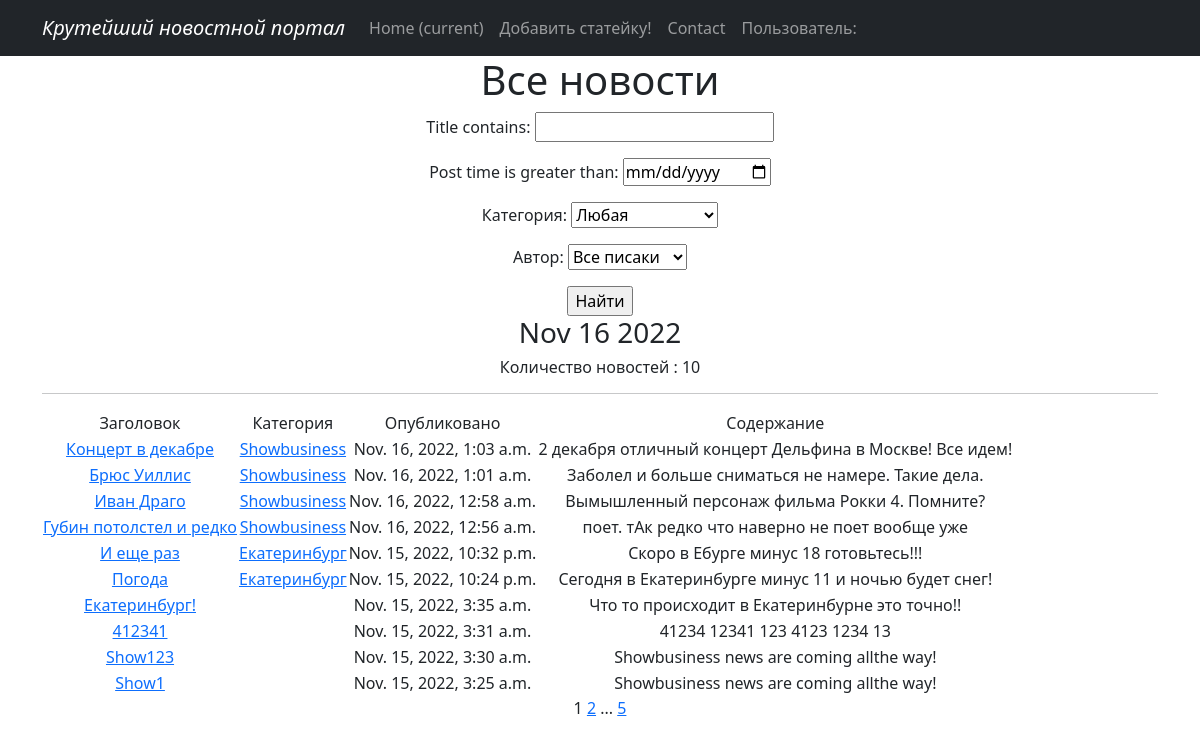
Page /news/ on the committed database.
### News/models.py (models this page shows, shortened)
class Post(models.Model):
    author = models.ForeignKey(Author, on_delete=models.CASCADE)
    post_time = models.DateTimeField(auto_now_add = True)
    post_type = models.CharField(max_length=3, choices = CHOICES, default = news)
    title = models.CharField(max_length=255)
    content = models.TextField()
    post_rating = models.IntegerField(default=0)
    category = models.ManyToManyField(Category, through = 'PostCategory')

class Category(models.Model):
    category_name = models.CharField(max_length=255, unique = True, null=True, blank=True)
    subscribers = models.ManyToManyField(User, related_name ='categories',) #null=True, blank = True# )
    def __str__(self):
       return f'{self.category_name}'

### News/views.py (the view)
# urls.py: path('', PostList.as_view(), name= 'post_list'),
class PostList(ListView):
    model = Post
    ordering = '-post_time'
    template_name = 'posts.html'
    context_object_name = 'posts'
    paginate_by = 10
    def get_queryset(self):
        queryset = super().get_queryset()
        self.filterset = PostFilter(self.request.GET, queryset)
        return self.filterset.qs
    def get_context_data(self, **kwargs):
        context = super().get_context_data(**kwargs)
        context['time_now'] = datetime.utcnow()
        context['filterset'] = self.filterset
        return context

### News/models.py (called while the page is built)
    def __str__(self):
        return f'{self.user.username}'

### News/templatetags/custom_filters.py (called while the page is built)
@register.filter()
def cenzura(value):
    for word in Slovechki:
        value = value.replace(word, '*' * len(word))
    return value

### News/templatetags/custom_tags.py (called while the page is built)
@register.simple_tag(takes_context=True)
def url_replace(context, **kwargs):
   d = context['request'].GET.copy()
   for k, v in kwargs.items():
       d[k] = v
   return d.urlencode()

### templates/posts.html (shortened to what this page needs)
{% extends 'flatpages/default.html' %}
{% load custom_filters %}
{% load custom_tags %}
{% block content %}
   <h1>Все новости</h1>
   <form action="" method="get">
       {{ filterset.form.as_p }}
       <input type="submit" value="Найти" />
   </form>
   <h3>{{ time_now|date:'M d Y' }}</h3>
   <h6> Количество новостей : {{ posts | length }} </h6>
   <hr>
   {% if posts %}
       <table>
           <tr>
               <td>Заголовок</td>
               <td>Категория </td>
               <td>Опубликовано</td>
               <td>Содержание</td>
           </tr>
           {% for Post in posts %}
           <tr>
               <td> <a  href ="{{Post.id}} "> {{ Post.title | cenzura }}</a>  </td>
               <td> {% for category in Post.category.all %}
                    <a  href ="{% url 'category_list' category.id %}"> {{ category}}</a>
                    {% endfor %} </td>
               <td>{{ Post.post_time }}</td>
               <td>{{ Post.content | truncatewords:10 | cenzura }}</td>
           </tr>
           {% endfor %}
       </table>
   {% else %}
       <h2>Новости не найдены!</h2>
   {% endif %}
   {{ page_obj.number }}
   {% if page_obj.has_next %}
       <a href="?{% url_replace page=page_obj.next_page_number %}">{{ page_obj.next_page_number }}</a>
       {% if paginator.num_pages != page_obj.next_page_number %}
           ...
           <a href="?{% url_replace page=page_obj.paginator.num_pages %}">{{ page_obj.paginator.num_pages }}</a>
       {% endif %}
   {% endif %}
{% endblock content %}

### templates/flatpages/default.html (shortened to what this page needs)
<!DOCTYPE html>
<html lang="en">
    <head>
        {% load static %}
       <link href="{% static 'css/styles.css' %}" rel="stylesheet" />
    </head>
    <body>
        <nav class="navbar navbar-expand-lg navbar-dark bg-dark static-top">
           <div class="container">
               <a class="navbar-brand" href="/news"><i> Крутейший новостной портал  </i></a>
               <div class="collapse navbar-collapse" id="navbarResponsive">
                   <ul class="navbar-nav ml-auto">
                       <li class="nav-item active">
                           <a class="nav-link" href="/news">Home
                               <span class="sr-only">(current)</span>
                           </a>
                       </li>
                       <li class="nav-item">
                           <a class="nav-link" href="/news/create/">Добавить статейку!</a>
                       </li>
                       <li class="nav-item">
                           <a class="nav-link" href="/contacts/">Contact</a>
                       </li>
                       <li class="nav-item">
                           <a class="nav-link" href="/news/index"> Пользователь: {{request.user.username}} </a>
                       </li>
                   </ul>
               </div>
           </div>
        </nav>
        <div class="container">
            <div class="row">
                <div class="col-lg-12 text-center">
                       {% block content %}{% endblock content %}
                </div>
            </div>
        </div>
    </body>
</html>

### rows in the picture
Post: title|cenzura "Концерт в декабре", post_time "Nov. 16, 2022, 1:03 a.m.", content|cenzura "2 декабря отличный концерт Дельфина в Москве! Все идем!"
Category: category_name "Showbusiness"
Post: title|cenzura "Брюс Уиллис", post_time "Nov. 16, 2022, 1:01 a.m.", content|cenzura "Заболел и больше сниматься не намере. Такие дела."
Post: title|cenzura "Иван Драго", post_time "Nov. 16, 2022, 12:58 a.m.", content|cenzura "Вымышленный персонаж фильма Рокки 4. Помните?"
Post: title|cenzura "Губин потолстел и редко", post_time "Nov. 16, 2022, 12:56 a.m.", content|cenzura "поет. тАк редко что наверно не поет вообще уже"
Post: title|cenzura "И еще раз", post_time "Nov. 15, 2022, 10:32 p.m.", content|cenzura "Скоро в Ебурге минус 18 готовьтесь!!!"
Category: category_name "Екатеринбург"
Post: title|cenzura "Погода", post_time "Nov. 15, 2022, 10:24 p.m.", content|cenzura "Сегодня в Екатеринбурге минус 11 и ночью будет снег!"
Post: title|cenzura "Екатеринбург!", post_time "Nov. 15, 2022, 3:35 a.m.", content|cenzura "Что то происходит в Екатеринбурне это точно!!"
Post: title|cenzura "412341", post_time "Nov. 15, 2022, 3:31 a.m.", content|cenzura "41234 12341 123 4123 1234 13"
Post: title|cenzura "Show123", post_time "Nov. 15, 2022, 3:30 a.m.", content|cenzura "Showbusiness news are coming allthe way!"
Post: title|cenzura "Show1", post_time "Nov. 15, 2022, 3:25 a.m.", content|cenzura "Showbusiness news are coming allthe way!"

### other values in the picture
{{ time_now|date:'M d Y' }} "Nov 16 2022"
{{ posts | length }} "10"
{{ page_obj.number }} "1"
{{ page_obj.next_page_number }} "2"
{{ page_obj.paginator.num_pages }} "5"
